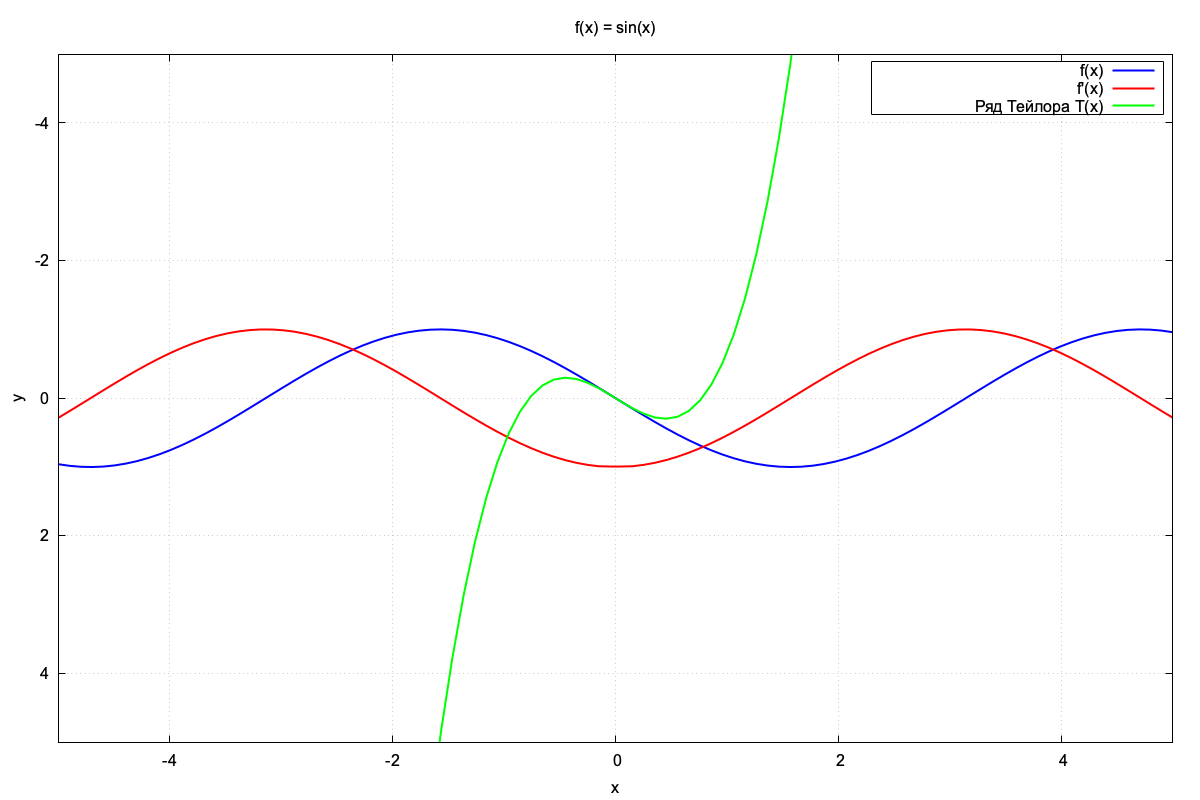

The script that saved this image:
set terminal pngcairo size 1200,800 enhanced font "Arial,12"
set output "graph1.png"

set grid
set xlabel "x"
set ylabel "y"
set title "f(x) = sin(x)"
set key top right box

set xrange [-5:5]
set yrange [5:-5]

set style line 1 lc rgb "blue" lw 2
set style line 2 lc rgb "red" lw 2
set style line 3 lc rgb "green" lw 2

f(x) = sin(x)
df(x) = cos(x)
t(x) = x - 1.66667 * (x)**3

plot f(x) with lines ls 1 title "f(x)", \
     df(x) with lines ls 2 title "f'(x)", \
     t(x) with lines ls 3 title "Ряд Тейлора T(x)"

set output